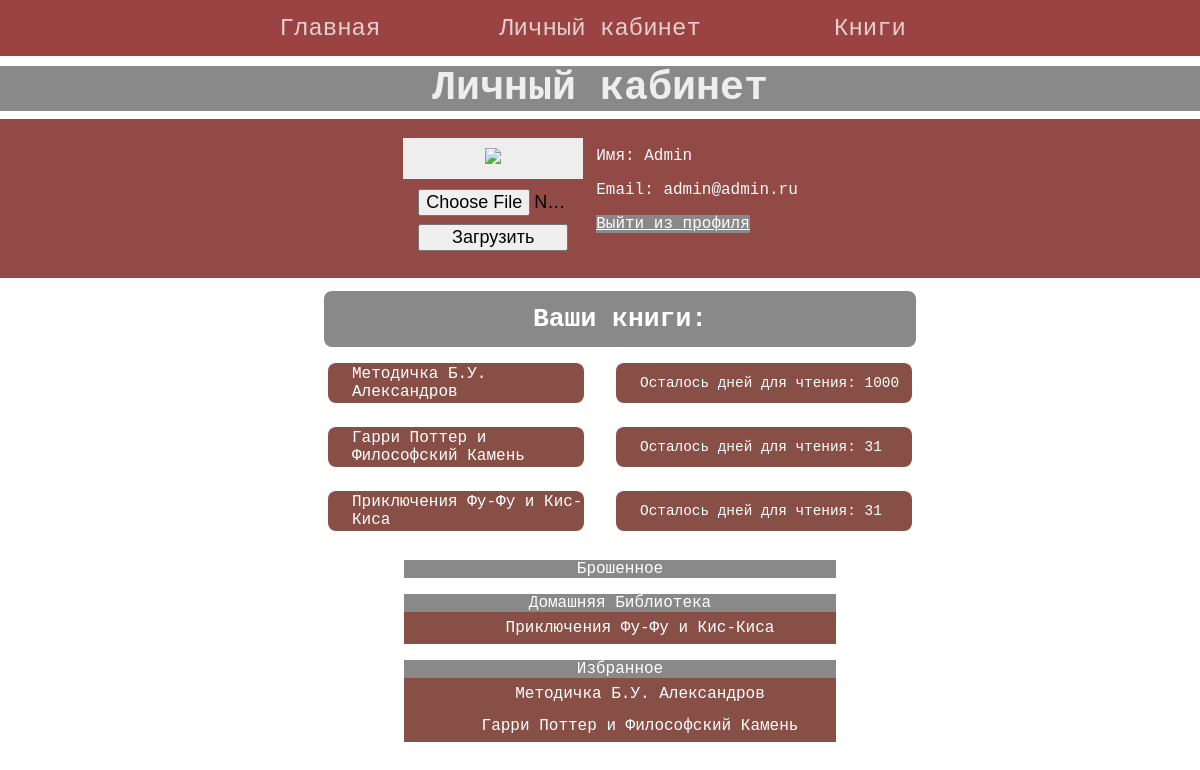
Screenshot of /profile (signed in) with the database file from the repository.
### tables this page shows
CREATE TABLE mainmenu (
id integer PRIMARY KEY AUTOINCREMENT, 
title text NOT NULL, 
url text NOT NULL
);

CREATE TABLE users (
id integer PRIMARY KEY AUTOINCREMENT,
name text NOT NULL,
email text NOT NULL,
psw text NOT NULL,
avatar BLOB DEFAULT NONE,
time integer NOT NULL
);

CREATE TABLE usersandbooks (
    id integer,
    bookid integer,
    days integer,
    FOREIGN KEY (id) REFERENCES users(id),
    FOREIGN KEY (bookid) REFERENCES books(bookid)
);

CREATE TABLE books (
bookid integer PRIMARY KEY AUTOINCREMENT,
name text NOT NULL,
author text NOT NULL,
genre text NOT NULL,
preview BLOB DEFAULT NONE,
isbn integer UNIQUE NOT NULL,
pages integer NOT NULL,
phouse text NOT NULL,
year integer NOT NULL,
edition integer NOT NULL,
availibility integer NOT NULL
);

CREATE TABLE groups (
    groupid integer PRIMARY KEY AUTOINCREMENT,
    groupname text NOT NULL
);

CREATE TABLE usersliked (
    id integer,
    bookid integer,
    groupid integer,
    FOREIGN KEY (id) REFERENCES users(id),
    FOREIGN KEY (bookid) REFERENCES books(bookid),
    FOREIGN KEY (groupid) REFERENCES groups(groupid)
);

### app.py (the view)
@app.route('/profile')
@login_required
def profile():
    dbase.activateUser(current_user.get_id())
    books = dbase.bookCount(current_user.get_id())
    name = dbase.userBooks(current_user.get_id())
    groups = dbase.getGroups()
    liked = dbase.likedBooks(current_user.get_id())
    return render_template("profile.html", menu=dbase.getMenu(), title="Личный кабинет",  books = books,\
                            name=name, groups = groups, liked = liked)

### FlaskDB.py (called while the page is built)
    def getMenu(self):
        sql = '''SELECT * FROM mainmenu'''
        try:
            self.__cur.execute(sql)
            res = self.__cur.fetchall()
            if res: return res
        except:
            print("Ошибка чтения из БД")
        return []

    def getGroups(self):
        try:
            self.__cur.execute(f"SELECT * \
                                FROM groups ORDER BY groupname")
            res = self.__cur.fetchall()
            if res: return res
        except sqlite3.Error as e:
            print("Ошибка получения категорий из БД"+str(e))
        return[]

    def bookCount(self, userid):
        try:
            self.__cur.execute(f"SELECT COUNT(*)\
                                FROM usersandbooks\
                                WHERE id = {userid}")
            res = self.__cur.fetchall()
            if res: return res
        except sqlite3.Error as e:
            print("Ошибка получения книги из БД"+str(e))

    def userBooks(self, userid):
        try:
            self.__cur.execute(f"SELECT books.name, usersandbooks.days\
                                    FROM usersandbooks, books\
                                    WHERE usersandbooks.id = '{userid}' AND books.bookid=usersandbooks.bookid")
            res = self.__cur.fetchall()
            if res: return res
        except sqlite3.Error as e:
            print("Ошибка получения книги из БД"+str(e))

    def likedBooks(self, userid):
        try:
            self.__cur.execute(f"SELECT books.name, usersliked.groupid, groups.groupname\
                                FROM usersliked, books, groups\
                                WHERE usersliked.groupid=groups.groupid AND usersliked.bookid = books.bookid\
                                AND usersliked.id = {userid} ORDER BY\
                                groupname")
            res = self.__cur.fetchall()
            if res: return res
        except sqlite3.Error as e:
            print("Ошибка получения книги из БД"+str(e))

    def getUser(self, user_id):
        try:
            self.__cur.execute(f"SELECT * FROM users WHERE id = {user_id} LIMIT 1")
            res = self.__cur.fetchone()
            if not res:
                print("Пользователь не найден")
                return False
            return res
        except sqlite3.Error as e:
            print("Ошибка получения данных из БД "+str(e))
        return False

### UserLogin.py (called while the page is built)
    def fromDB(self, user_id, db):
        self.__user = db.getUser(user_id)
        return self

### templates/profile.html (shortened to what this page needs)
{% extends 'base.html' %}
{% block content %}
{{ super() }}
<table border="0" class="profile-table aboutProfile_1">
    <tr>
        <td class="photoProfile" valign="top">
            <div class="profile-ava"><img src="{{ url_for('userava') }}"></div>
            <div class="profile-load">
                <form action="{{url_for('upload')}}" method="POST" enctype="multipart/form-data">
                    <input class="btnPhotoProfile" type="file" name="file">
                    <input class="btnPhotoProfile" type="submit" value="Загрузить">
                </form>
            </div>
        </td>
        <td valign="top" class="profile-panel">
            <ul class="profile-info">
                <li>Имя: {{ current_user.getName() }}</li>
                <li>Email: {{ current_user.getEmail() }}</li>
                <a class="outFromProfile" href="{{url_for('logout')}}">Выйти из профиля</a>
            </ul>
        </td>
    </tr>
</table>
{% block books %}
<ul class="allYouBooks">
    <div class="youBooks">
        <p>Ваши книги:</p>
    </div>
    <div class="allYouBooks-2">
        {% for n in name -%}
        <div class="infoYouBook">
            <div class="bookDays">
                <li> {{n.name}}</li>
            </div>
            <div class="days">
                <p>Осталось дней для чтения: {{n.days}} </p>
            </div>
        </div>
        {% endfor -%}
    </div>
</ul>
{% endblock %}
{% block groups %}
<ul class="groups">
    {% for g in groups-%}
    <div class="group-1">
        <div class="groupName">
            <li>{{g.groupname}}</li>
        </div>
        {% for l in liked -%}
        {% if g.groupid|int() == l.groupid|int()-%}
        <div class="bookInGroup">
            <ol>
                <p>{{l.name}}</p>
            </ol>
        </div>
        {% endif %}
        {% endfor -%}
    </div>
    {% endfor -%}
</ul>
{% endblock %}
{% endblock %}

### templates/base.html (shortened to what this page needs)
<!DOCTYPE html>
<html>
<head>
<link type="text/css" href="{{ url_for('static', filename='css/styles.css')}}" rel="stylesheet"/>
</head>
<body>
{% block content -%}
        {% block mainmenu -%}
<ul class="mainmenu">
        {% for m in menu -%}
<li><a href="{{m.url}}">{{m.title}}</a></li>
        {% endfor -%}
</ul>
        {% endblock mainmenu -%}
        {% if title -%}
<h1>{{title}}</h1>
        {% endif -%}
{% endblock -%}
</body>

### static/css/styles.css (style rules this page uses)
html, body { font-family: monospace; margin: 0; padding: 0; height: 100%; width: 100%; }
ul.mainmenu { display: flex; list-style: none; background: rgb(155 67 67); height: 40px; margin: 0; padding: 0; color: rgba(255, 255, 255, 0.74); font-size: 20px; overflow: hidden; align-items: center; justify-content: center; height: 7vh; }
ul.mainmenu li { height: 5vh; width: 29vh; display: flex; align-items: center; justify-content: center; margin: 0px 19px; text-decoration: none; border-radius: 0.5vh; color: rgba(255, 255, 255, 0.74); background-color: #00000000; font-size: 3vh; transition: background-color 0.3s, color 0.3s; }
ul.mainmenu li a { color: rgba(255, 255, 255, 0.74); display: flex; text-decoration: none; }
.profile-ava { width: 160px; text-align: center; overflow: hidden; background: #eee; padding: 10px; }
.profile-ava img { max-width: 150px; height: auto; }
.profile-load { margin-top: 10px; overflow: hidden; max-width: 150px; }
.profile-load input[type=submit], input[type=file] { width: 100%; font-size: 18px; }
.profile-panel { padding: 0 0 0 10px; }
ul.profile-info { list-style: none; margin: 10px 0 0 0; padding: 0; color: #fafafa; }
ul.profile-info li { margin-top: 10px; }
h1 { text-align: center; font-size: 5vh; background-color: #898989; color: #eee; margin-bottom: 1vh; margin-top: 1vh; }
.profile-table { display: flex; align-items: center; justify-content: center; flex-direction: column; }
.photoProfile { display: flex; flex-direction: column; align-items: center; justify-content: center; }
.btnPhotoProfile { margin: 0 1vh 1vh 0; }
.aboutProfile_1 { background-color: #914a45; font-family: monospace; font-size: 2vh; padding: 2vh; }
.outFromProfile { color: white; background-color: #898989; }
.youBooks { background-color: #898989; width: 74vh; height: 7vh; color: white; font-weight: 900; font-size: 3.3vh; text-align: center; display: flex; align-items: center; justify-content: center; border-radius: 1vh; }
.allYouBooks { display: flex; justify-content: center; align-items: center; flex-direction: column; }
.infoYouBook { display: flex; flex-direction: row; align-items: center; justify-content: center; }
.bookDays { width: 29vh; background-color: #884f47; color: white; height: 5vh; margin: 2vh 4vh 1vh 0vh; display: flex; border-radius: 1vh; font-size: 2vh; align-items: center; justify-content: center; padding: 0vh 0vh 0vh 3vh; list-style: none; }
.allYouBooks-2 { display: flex; justify-content: center; flex-direction: column; align-items: flex-start; }
.days { width: 34vh; background-color: #884f47; color: white; height: 5vh; margin: 2vh 0vh 1vh 0vh; display: flex; border-radius: 1vh; font-size: 1.8vh; align-items: center; justify-content: flex-start; padding: 0vh 0vh 0vh 3vh; }
.groupName { width: 54vh; background-color: #898989; font-size: 2vh; list-style: none; text-align: center; color: white; }
.groups { display: flex; flex-direction: column; justify-content: center; align-items: center; }
.group-1 { display: flex; flex-direction: column; align-items: center; justify-content: center; margin: 1vh; }
.bookInGroup { background-color: #884f47; display: flex; font-size: 2vh; list-style: none; text-align: center; color: white; flex-direction: column; width: 54vh; height: 4vh; align-items: center; justify-content: center; }

### rows the page displays
mainmenu: title "Главная"
mainmenu: title "Личный кабинет"
mainmenu: title "Книги"
users: getName "Admin", getEmail "admin@admin.ru"
usersandbooks: name "Методичка Б.У. Александров", days "1000"
usersandbooks: name "Гарри Поттер и Философский Камень", days "31"
usersandbooks: name "Приключения Фу-Фу и Кис-Киса", days "31"
groups: groupname "Брошенное"
groups: groupname "Домашняя Библиотека"
usersliked: name "Приключения Фу-Фу и Кис-Киса"
groups: groupname "Избранное"
usersliked: name "Методичка Б.У. Александров"
usersliked: name "Гарри Поттер и Философский Камень"
